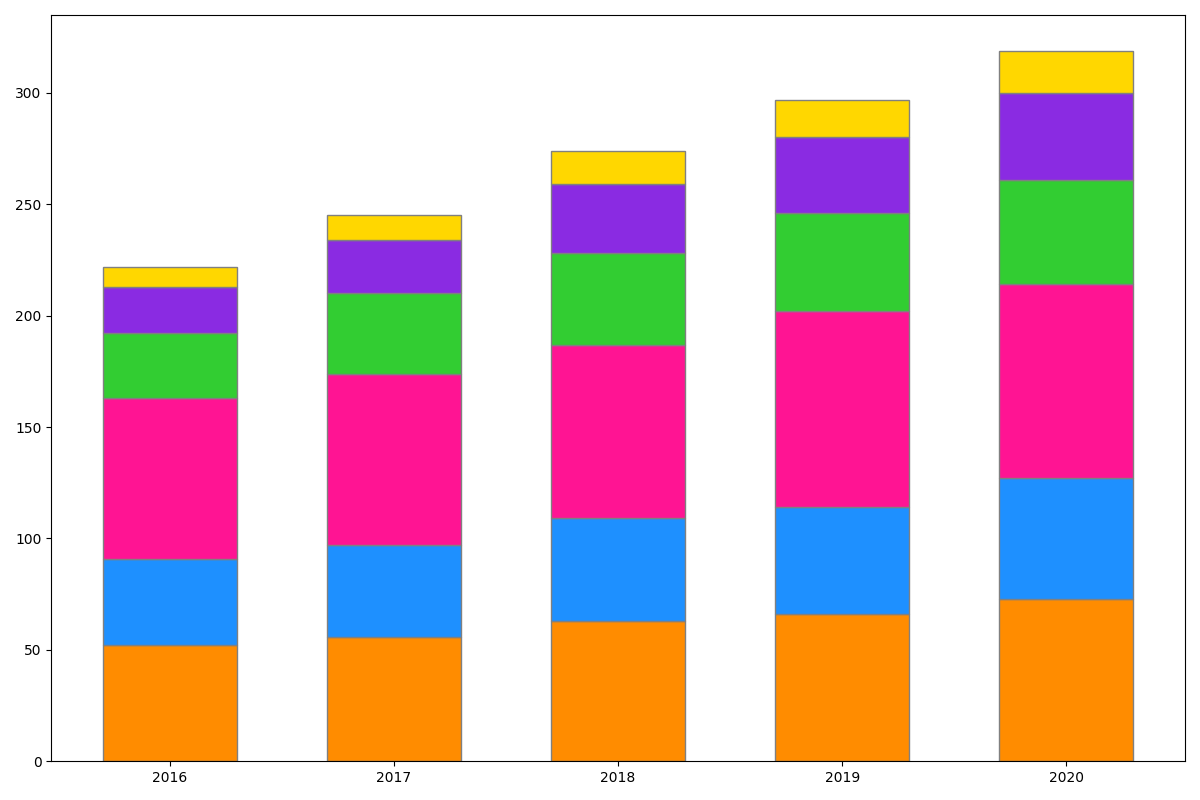

Python code for this plot:
import matplotlib.pyplot as plt
import numpy as np

# Categories and years
years = ['2016', '2017', '2018', '2019', '2020']
categories = ['Action Figures', 'Board Games', 'Dolls', 'Educational', 'Outdoor', 'Puzzles']

# Altered sales data
action_figures = [52, 56, 63, 66, 73]
board_games = [39, 41, 46, 48, 54]
dolls = [72, 77, 78, 88, 87]
educational = [29, 36, 41, 44, 47]
outdoor = [21, 24, 31, 34, 39]
puzzles = [9, 11, 15, 17, 19]

# Stack data for plotting
sales_data = np.array([action_figures, board_games, dolls, educational, outdoor, puzzles])

# Define colors for each toy category
colors = ['#FF8C00', '#1E90FF', '#FF1493', '#32CD32', '#8A2BE2', '#FFD700']

# Plotting setup
fig, ax = plt.subplots(figsize=(12, 8))

# Create a stacked bar chart for each year
width = 0.6
for i in range(len(sales_data)):
    ax.bar(years, sales_data[i], width, bottom=np.sum(sales_data[:i], axis=0), color=colors[i], edgecolor='grey')

plt.tight_layout()
plt.show()
